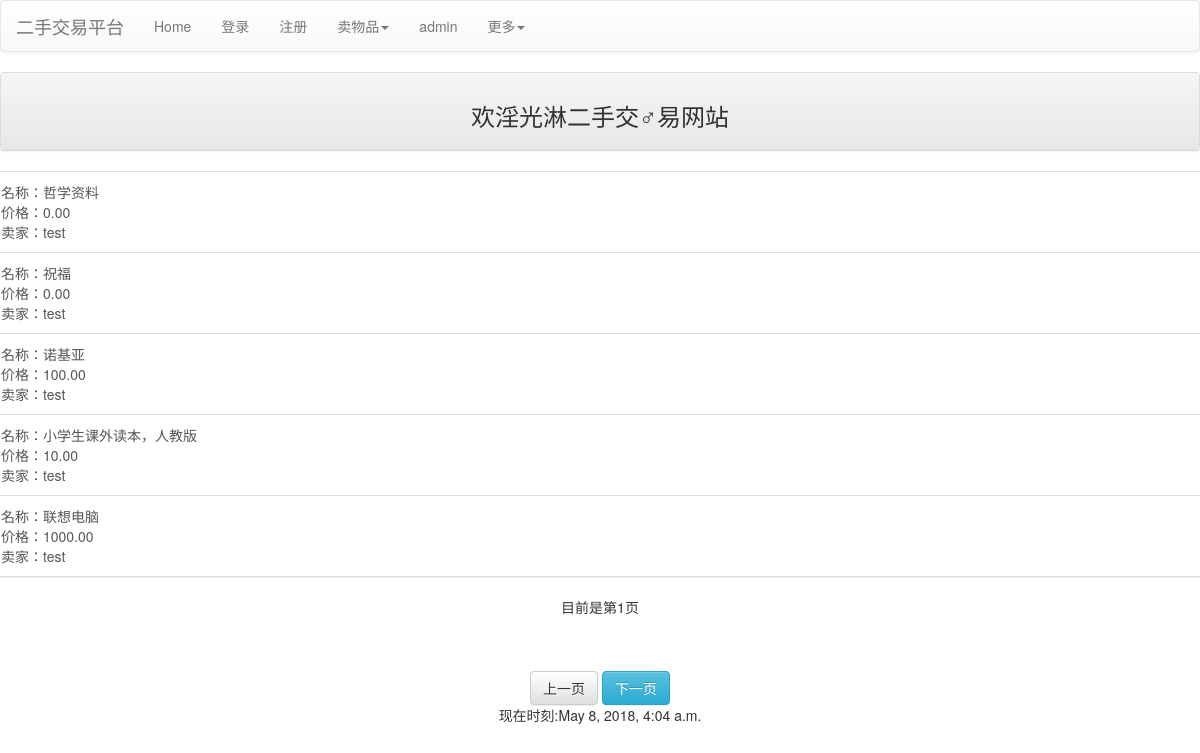
The app's page /, older data.
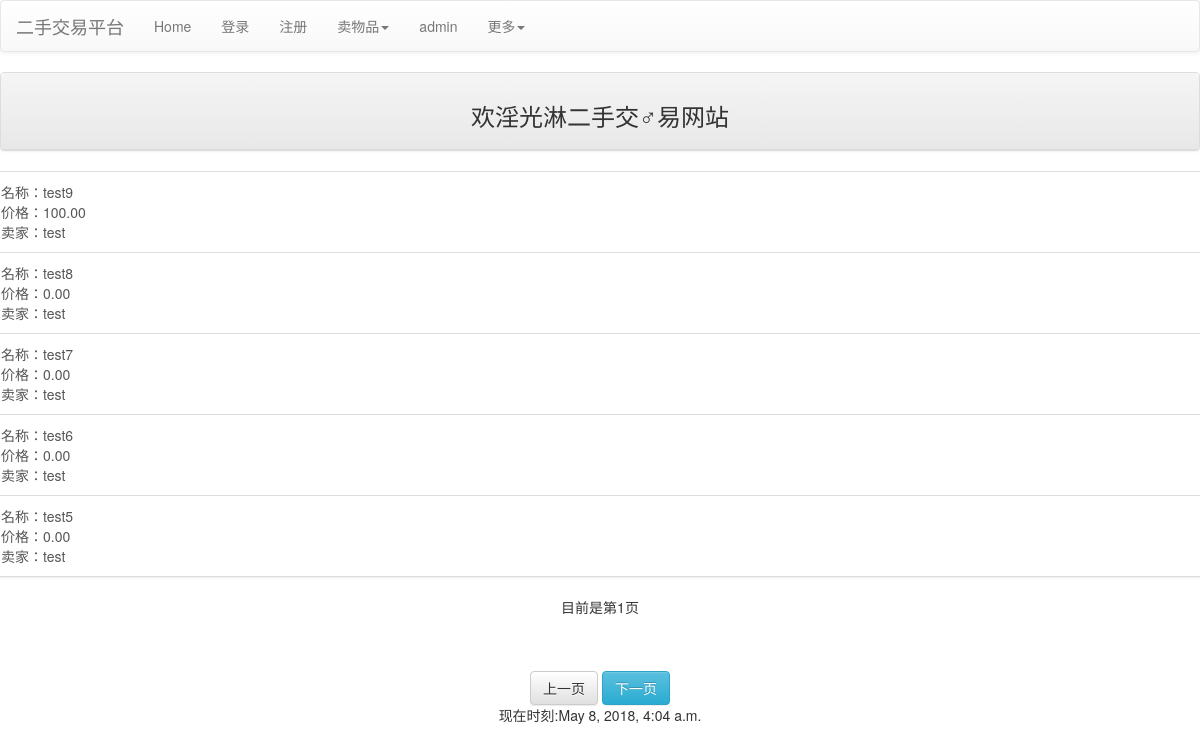
The same page, newer data.
### mainsite/models.py (models this page shows, shortened)
class Product(models.Model):
    seller = models.ForeignKey(Profile,on_delete=models.CASCADE)
    category = models.ForeignKey(Category, null = True, blank = True, on_delete = models.SET_NULL)
    price = models.DecimalField(max_digits = 10, decimal_places = 2, default = 0)
    name = models.CharField(max_length = 32)
    description = models.TextField(default = "暂无说明")
    state = models.IntegerField(default = 0)

class Profile(models.Model):
    user = models.OneToOneField(User, on_delete=models.CASCADE)
    male = models.BooleanField(default = False)
    enabled = models.BooleanField(default = True)
    full_name = models.CharField(max_length = 32, null = True, blank = True)
    phone = models.CharField(max_length = 15, null = True, blank = True)
    address = models.CharField(max_length = 256, null = True, blank = True)
    BoundPayment = models.CharField(max_length = 32, null = True, blank = True)
    def __str__(self):
        return self.user.username

### mainsite/views.py (the view)
# urls.py: path('', views.index),
def index(request, pid = None, del_pass = None):
    TheTimeOfNow = datetime.now()
    if request.user.is_authenticated:
        username = request.user.username
    messages.get_messages(request)
    all_products = models.Product.objects.filter(state = 0).order_by("-id")
    paginator_cur = paginator.Paginator(all_products, 5)
    p = request.GET.get('p')
    try:
        products = paginator_cur.page(p)
    except paginator.PageNotAnInteger:
        products = paginator_cur.page(1)
    except paginator.EmptyPage:
        products = paginator_cur.page(paginator_cur.num_pages)
    return render(request,'index.html',locals())

### templates/index.html (shortened to what this page needs)
{% extends "base.html" %}
{% block content %}
<div class="contrainer">
    <div class="row">
        <div class="col-md-12">
            <div class="panel panel-default">
                <div class="panel-heading" align="center">
                    <h3>欢淫光淋二手交♂易网站</h3>
                </div>
            </div>
        </div>
    </div>
    <div class="row">
        {% for product in products %}
            {% if forloop.first %}
                <div class="list-group">
            {% endif %}
                    <a href="/product/{{product.id}}" class="list-group-item">
                        名称：{{product.name}}
                        <br />
                        价格：{{product.price}}
                        <br />
                        卖家：{{product.seller}}
                        <br />
                    </a>
            {% if forloop.last %}
                </div>
            {% endif %}
        {% empty %}
            <center><h3>目前没有商品</h3></center>
        {% endfor %}
    </div>
    <div class="row" align="center">
            目前是第{{ products.number }}页
    </div>
    <div class="pagination pagination-centered" style="height: auto;">
    </div>
    <div class="row" align="center">
        {% if products.has_previous %}
            <a class="btn btn-info" href="?p={{ products.previous_page_number }}">
                上一页
            </a>
        {% else %}
            <a class="btn btn-default" href="#">
                上一页
            </a>
        {% endif %}
        {% if products.has_next %}
            <a class="btn btn-info" href="?p={{ products.next_page_number }}">
                下一页
            </a>
        {% else %}
            <a class="btn btn-default " href="#">
                下一页
            </a>
        {% endif %}
    </div>
</div>
{% endblock %}

Row changes from the older to the newer data that the page shows:
no longer on this page (row edited): Product: name "哲学资料", price "0.00", seller "test"
no longer on this page (row edited): Product: name "祝福", price "0.00", seller "test"
no longer on this page (row edited): Product: name "诺基亚", price "100.00", seller "test"
no longer on this page (row edited): Product: name "小学生课外读本，人教版", price "10.00", seller "test"
no longer on this page (row edited): Product: name "联想电脑", price "1000.00", seller "test"
added Product: name "test9", price "100.00", seller "test"
added Product: name "test8", price "0.00", seller "test"
added Product: name "test7", price "0.00", seller "test"
added Product: name "test6", price "0.00", seller "test"
added Product: name "test5", price "0.00", seller "test"
